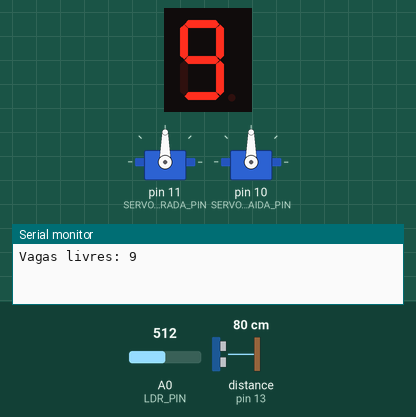
A sketch run on a simulated Arduino Uno, built with avr-gcc and run on an emulated ATmega328P. On the bench: 1-digit seven-segment display, 2 × servo, the last lines printed to the serial monitor. Wiring (inferred from the names in the program): ultrasonic range finder: trigger pin 12; echo pin 13; 1-digit 7-segment display, segments lit when HIGH: segments pin 2, pin 3, pin 4, pin 5, pin 8, pin 6, pin 7. The test bench sets the inputs (shaded band); at power-on: distance to the obstacle (sensor on pin 13) 80 cm, A0 (LDR_PIN) = 512. The echo pulse lasts 58.3 µs per cm; the segment pins are drawn as the display they are named for.

Above: at 1.2 s.
1.3 s: distance to the obstacle (sensor on pin 13) set to 63 cm
2.8 s: distance to the obstacle (sensor on pin 13) set to 55 cm
At 3.4 s:
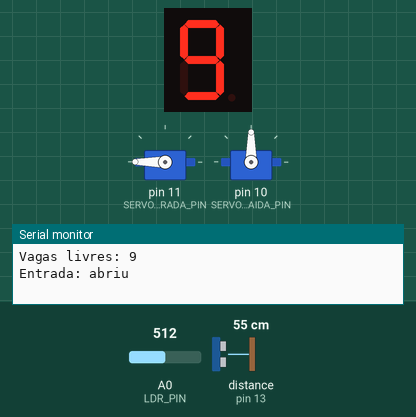
4.3 s: distance to the obstacle (sensor on pin 13) set to 120 cm
At 6.9 s:
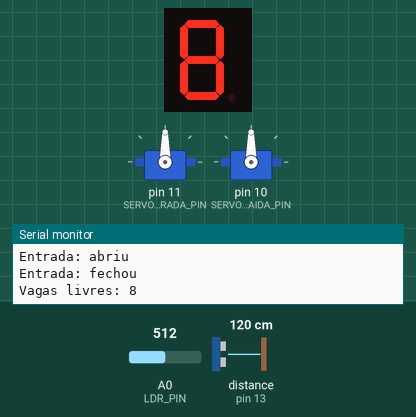
7.3 s: A0 (LDR_PIN) set to 416
8.8 s: A0 (LDR_PIN) set to 388
At 10.0 s:
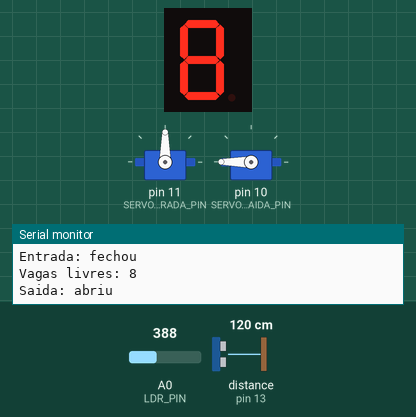
10.3 s: A0 (LDR_PIN) set to 410
At 12.5 s:
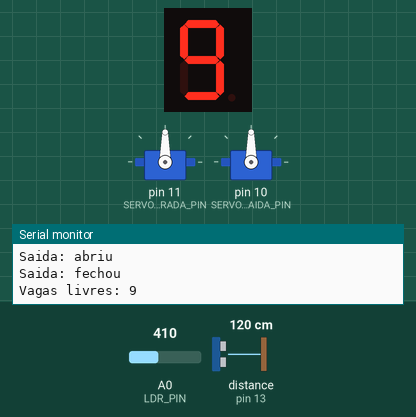
Timing chart, 0 to 14.0 s (numbered marks = the images above; inputs shaded):
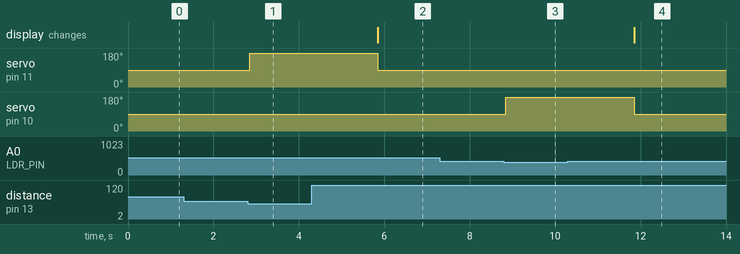

The sketch:

estacionamento.ino
```cpp
#include <Servo.h>

const int TRIG = 12;
const int ECHO = 13;
const int LDR_PIN = A0;
const int SERVO_ENTRADA_PIN = 11;
const int SERVO_SAIDA_PIN = 10;

// segmentos a, b, c, d, e, f, g
const byte SEG[7] = {2, 3, 4, 5, 8, 6, 7};

const byte DIGITOS[10][7] = {
  {1,1,1,1,1,1,0},  // 0
  {0,1,1,0,0,0,0},  // 1
  {1,1,0,1,1,0,1},  // 2
  {1,1,1,1,0,0,1},  // 3
  {0,1,1,0,0,1,1},  // 4
  {1,0,1,1,0,1,1},  // 5
  {1,0,1,1,1,1,1},  // 6
  {1,1,1,0,0,0,0},  // 7
  {1,1,1,1,1,1,1},  // 8
  {1,1,1,1,0,1,1}   // 9
};

const int ANGULO_FECHADO = 90;
const int ANGULO_ABERTO  = 180;
const int VAGAS_MAX = 9;
const int LIMITE_DIST = 60;         // cm
const int LIMITE_LUZ = 400;         // calibrar!

Servo servoEntrada;
Servo servoSaida;
int vagas = VAGAS_MAX;

long lerDistanciaCm() {
  digitalWrite(TRIG, LOW);
  delayMicroseconds(2);
  digitalWrite(TRIG, HIGH);
  delayMicroseconds(10);
  digitalWrite(TRIG, LOW);
  long d = pulseIn(ECHO, HIGH, 30000);
  if (d == 0) return 999;
  return d * 0.034 / 2;
}

void mostraNumero(int n) {
  n = constrain(n, 0, 9);
  for (int i = 0; i < 7; i++) {
    digitalWrite(SEG[i], DIGITOS[n][i]);
  }
}

void atualizaDisplay() {
  mostraNumero(vagas);
  Serial.print("Vagas livres: ");
  Serial.println(vagas);
}

void abreEntrada() {
  servoEntrada.write(ANGULO_ABERTO);
  Serial.println("Entrada: abriu");
  delay(3000);
  servoEntrada.write(ANGULO_FECHADO);
  Serial.println("Entrada: fechou");
  vagas--;
  atualizaDisplay();
}

void abreSaida() {
  servoSaida.write(ANGULO_ABERTO);
  Serial.println("Saida: abriu");
  delay(3000);
  servoSaida.write(ANGULO_FECHADO);
  Serial.println("Saida: fechou");
  if (vagas < VAGAS_MAX) vagas++;
  atualizaDisplay();
}

void setup() {
  Serial.begin(9600);
  pinMode(TRIG, OUTPUT);
  pinMode(ECHO, INPUT);
  for (int i = 0; i < 7; i++) pinMode(SEG[i], OUTPUT);

  servoEntrada.attach(SERVO_ENTRADA_PIN);
  servoSaida.attach(SERVO_SAIDA_PIN);
  servoEntrada.write(ANGULO_FECHADO);
  servoSaida.write(ANGULO_FECHADO);

  atualizaDisplay();
}

void loop() {
  long dist = lerDistanciaCm();
  int luz = analogRead(LDR_PIN);

  // ENTRADA
  if (dist < LIMITE_DIST && vagas > 0) {
    abreEntrada();
  }

  // SAÍDA
  if (luz < LIMITE_LUZ) {
    abreSaida();
  }

  delay(50);
}
```

Measured:
- the behaviour switches between 61 and 60 cm on distance to the obstacle (sensor on pin 13) (found by bisection; images 0 and 1)
- the behaviour switches between 400 and 399 on A0 (LDR_PIN) (found by bisection; images 2 and 3)
- after the input at 1.3 s, every drawn part: stays the same
- after the input at 2.8 s, servo on pin 11 (SERVO_ENTRADA_PIN): 90° → 180° after 0.05 s
- after the input at 4.3 s, servo on pin 11 (SERVO_ENTRADA_PIN): goes on until 5.9 s, then stays 90°
- after the input at 7.3 s, every drawn part: stays the same
- after the input at 8.8 s, servo on pin 10 (SERVO_SAIDA_PIN): 90° → 180° after 0.05 s
- after the input at 10.3 s, servo on pin 10 (SERVO_SAIDA_PIN): goes on until 11.8 s, then stays 90°
